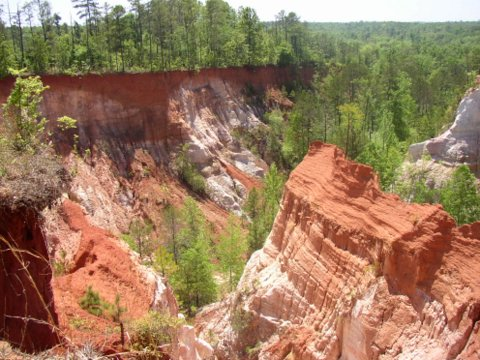
#> input picture gorge.png, 480 x 360 px; the run also reads 1 picture not shown here
$ python main.py
#> lines starting #> are read from the running program, lines starting #| are printed output that depends on the picture; after the words box and inside, x2 and y2 are one past the last pixel; in counts of white or black regions, pixels touching at a corner belong together
from PIL import Image
image = Image.open("gorge.png")
#> image is the input picture: PIL image 480x360 RGB; mean R, G, B 154.4, 123.4, 94.1
image2 = Image.open("secret.png")
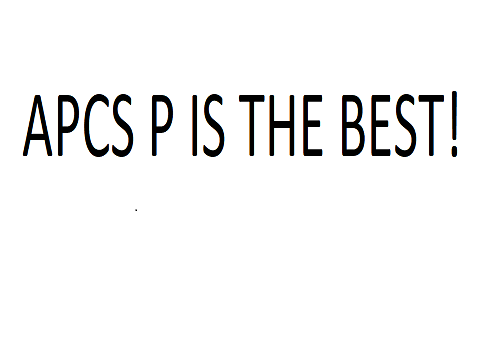
#> input picture secret.png, 480 x 360 px
#> image2 is the input picture: PIL image 480x360 RGBA; mean R, G, B, A 243.7, 243.7, 243.7, 255
image3 = Image.open("encoded_image.png")

def main():
    # gray_scale(image)
    # invertcolors(image)
    # mirrorTopToBottom(image)
    steganography()
    # pixelate(image)
    # frame(image)


# [30 lines left out: functions gray_scale, mirrorTopToBottom, invertcolors, not called in this run]

def encoding(img1, img2):
    global get_rbg, get_rbg2, red, blue, green, red2, blue2, green2
    width, height = img1.size
#> width = 480; height = 360
    for x in range(width):
        for y in range(height):
            get_rbg = img1.getpixel((x,y))
            red = (get_rbg[0])
            blue = (get_rbg[1])
            green = (get_rbg[2])
            get_rbg2 = img2.getpixel((x,y))
            red2 = (get_rbg2[0])
            blue2 = (get_rbg2[1])
            green2 = (get_rbg2[2])
            if (red2<15) and (blue2<15) and (green2<15):
                if (red%2) != 0:
                    red = red - 1
                    img1.putpixel((x,y),(red,blue,green))
            else:
                if (red%2) == 0:
                    red = red + 1
                    img1.putpixel((x,y), (red,blue,green))
    img1.save("encoded.png")

def decoding(img):
    global get_rbg, red, blue, green
    width, height = img.size
#> width = 480; height = 360
    for x in range(width):
        for y in range(height):
            get_rbg = img.getpixel((x,y))
            red = int(get_rbg[0])
            blue = int(get_rbg[1])
            green = int(get_rbg[2])
            if (red%2) == 0:
                get_rbg = (0,0,0)
                img.putpixel((x,y), get_rbg)
            else:
                get_rbg = (255,255,255)
                img.putpixel((x,y), get_rbg)
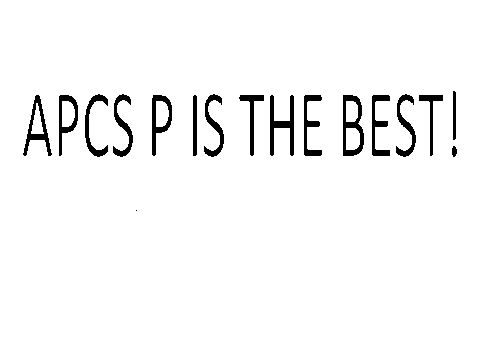
#> img: PIL image 480x360 RGB; 96.4% white; 17 black regions (1 under 20 px), largest, box (x1, y1, x2, y2) and area: (343, 95, 364, 156) 599, (270, 95, 294, 156) 592, (23, 95, 52, 156) 494
    img.save("decodedddd.png")

def steganography():
    encoding(image,image2)
    decoding(image3)

# [59 lines left out: functions pixelate, ten_ten, frame, not called in this run]


main()
